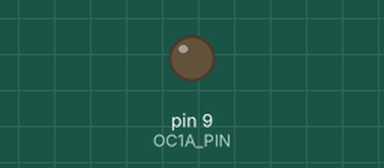
The sketch below on a simulated Arduino Uno, built with avr-gcc and run on an emulated ATmega328P. On the bench: output pins drawn as LEDs (lit = HIGH).

Above: at 0.05 s.
At 4.0 s:
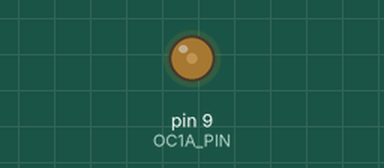
At 6.0 s:
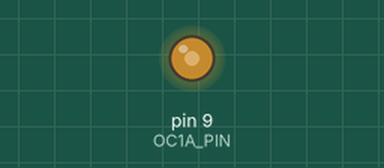
At 8.0 s:
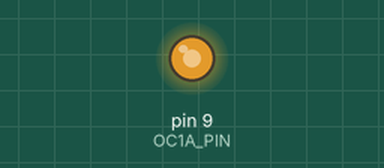
Timing chart, 0 to 10.4 s (numbered marks = the images above):
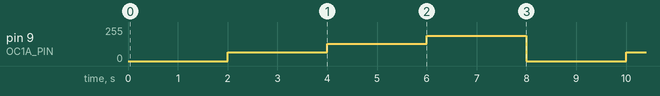

Measured:
- by itself, pin 9 (OC1A_PIN): repeats every 8.0 s: 128/255 2.0 s, 191/255 2.0 s, 0/255 2.0 s, 64/255 2.0 s

The sketch:

4wire_fan_test.ino
```cpp
const byte OC1A_PIN = 9;
const byte OC1B_PIN = 10;

const word PWM_FREQ_HZ = 25000; //Adjust this value to adjust the frequency (Frequency in HZ!) (Set currently to 25kHZ)
const word TCNT1_TOP = 16000000/(2*PWM_FREQ_HZ);

void setup() {

  pinMode(OC1A_PIN, OUTPUT);

  // Clear Timer1 control and count registers
  TCCR1A = 0;
  TCCR1B = 0;
  TCNT1  = 0;

  // Set Timer1 configuration
  // COM1A(1:0) = 0b10   (Output A clear rising/set falling)
  // COM1B(1:0) = 0b00   (Output B normal operation)
  // WGM(13:10) = 0b1010 (Phase correct PWM)
  // ICNC1      = 0b0    (Input capture noise canceler disabled)
  // ICES1      = 0b0    (Input capture edge select disabled)
  // CS(12:10)  = 0b001  (Input clock select = clock/1)

  TCCR1A |= (1 << COM1A1) | (1 << WGM11);
  TCCR1B |= (1 << WGM13) | (1 << CS10);
  ICR1 = TCNT1_TOP;
}

void loop() {

    setPwmDuty(0);
    delay(2000);
    setPwmDuty(25); //Change this value 0-100 to adjust duty cycle
    delay(2000);
    setPwmDuty(50);
    delay(2000);
    setPwmDuty(75);
    delay(2000);
//    setPwmDuty(100);
//    delay(20000);
}

void setPwmDuty(byte duty) {
  OCR1A = (word) (duty*TCNT1_TOP)/100;
}
```
